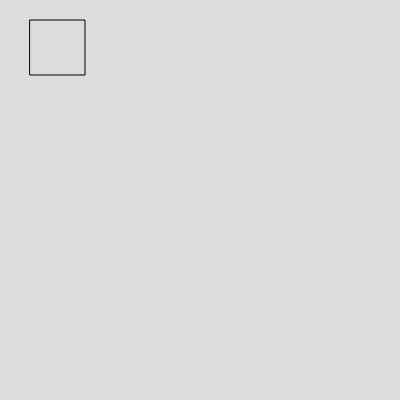
Frame 1 (no input)
Frame 60 (no input): identical to frame 1, image omitted
Frame 120 (the mouse pressed at the canvas centre since frame 60): identical to frame 1, image omitted

The p5.js sketch that drew this single still picture (run headless with seeded random() and noise() and a simulated clock; from frame 60 on, the mouse is pressed at the canvas centre):

// p5.js sketch
// ── sketch.js
myBackground = false;
myBackground_color = 220;

myButton = false;

myButton_colorR = 140;
myButton_colorG = 140;
myButton_colorB = 140;

function setup() {
  createCanvas(400, 400);
    background(220);
}

function draw() {
  background(myBackground_color);
  
    if(myBackground == true){
    myBackground_color = 150;
  } else if(myBackground == false){
    myBackground_color = 220
  }
  
    if(myButton == true){
    myButton_colorR = random(255);
    myButton_colorG = random(255);
    myButton_colorB = random(255);
  } else if(myButton == false){
    myButton_colorR = 220
    myButton_colorG = 220
    myButton_colorB = 220
  }
  
  fill(myButton_colorR,myButton_colorG,myButton_colorB)
  rect(30, 20, 55, 55);  
  
}

function mousePressed(){
  // if(mouseX > 30 && mouseX < 85 && mouseY > 20 && mouseY < 85){
  //      myBackground = !myBackground
  //     console.log(mouseX)
  //   }
  
  //myButton = !myButton;
  
    if(mouseX <= 30 && mouseX <= 85 && mouseY >= 20 && mouseY <= 85){
       myButton = !myButton
      console.log(mouseX)
    }
    // if(mouseX < 30 && mouseX > 85 && mouseY < 20 && mouseY > 85){
    //    myButton = !myButton
    //   console.log(mouseX)
    // }
  
  }
